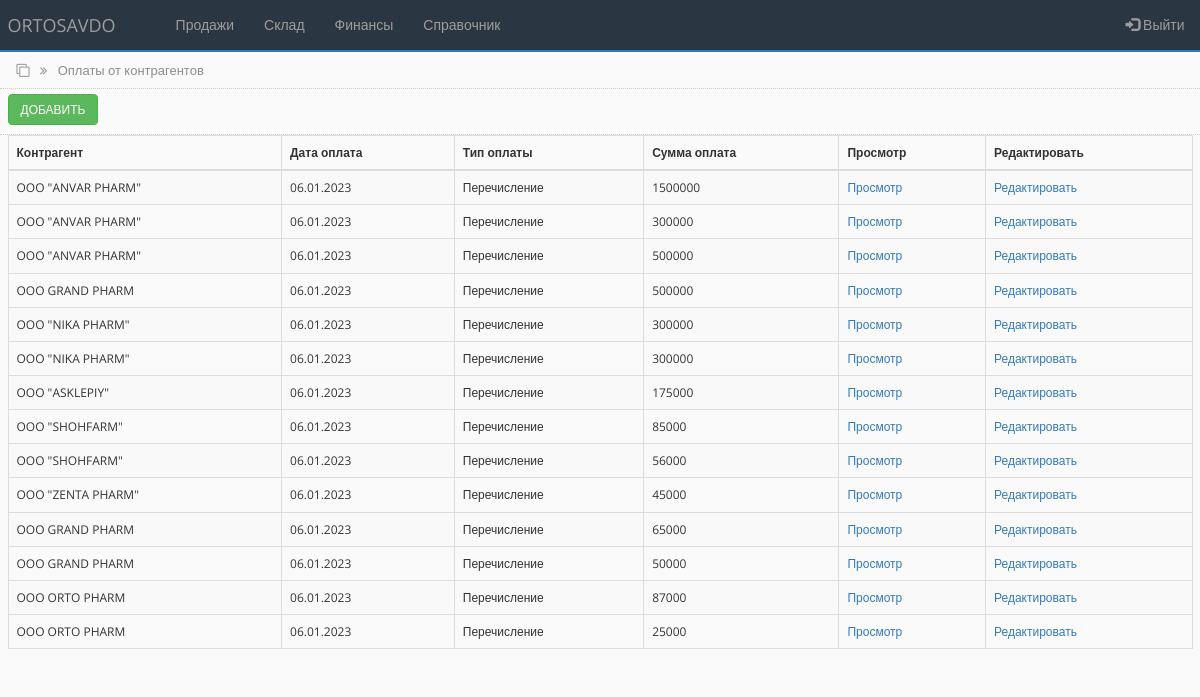
Page /prepayment_list.php (signed in) on the committed database.
### tables this page shows
CREATE TABLE `prepayments` (
  `id` int(50) NOT NULL,
  `id_counterpartie` int(50) NOT NULL,
  `prepayment_date` date NOT NULL,
  `prepayment_sum` int(250) NOT NULL,
  `payment_type` varchar(250) NOT NULL,
  `status` int(100) NOT NULL DEFAULT '0'
);

CREATE TABLE `counterparties_tbl` (
  `id` int(255) NOT NULL,
  `name` varchar(250) NOT NULL,
  `alternative_name` varchar(250) NOT NULL,
  `inn` varchar(255) NOT NULL,
  `nds` varchar(255) NOT NULL,
  `raschetny_schet` varchar(255) NOT NULL,
  `mfo` varchar(100) NOT NULL,
  `address` varchar(250) NOT NULL,
  `contact` varchar(250) NOT NULL,
  `director` varchar(250) NOT NULL,
  `accountant` varchar(250) NOT NULL
);

### bot_lib.php (called while the page is built, shortened)
<?php
function get_contractor($connect, $contractor_id){
	$query = "SELECT * FROM counterparties_tbl WHERE id='$contractor_id'";
	$result = mysqli_query($connect, $query);
	$contractor = mysqli_fetch_assoc($result);
	return $contractor;
}
?>

### prepayment_list.php (the view, shortened to what this page needs)
<?php
include('settings.php');
include('bot_lib.php');
$query = "SELECT * FROM prepayments WHERE status='0' ORDER BY id DESC";
$rs_result = mysqli_query ($connect, $query);
?>
<!DOCTYPE html>
<html lang="ru">
<head>
    <link rel="stylesheet" href="https://maxcdn.bootstrapcdn.com/bootstrap/3.4.1/css/bootstrap.min.css">
    <link rel="stylesheet" href="https://cdnjs.cloudflare.com/ajax/libs/font-awesome/4.7.0/css/font-awesome.min.css">
    <link rel="stylesheet" href="css/bootstrap-grid.min.css">
    <link rel="stylesheet" href="css/style.css">
</head>
<body>
<?php include 'partSite/nav.php'; ?>
<div class="page_name">
    <div class="container-fluid">
        <i class="fa fa-clone" aria-hidden="true"></i>
        <i class="fa fa-angle-double-right right_cus"></i>
        <span class="right_cus">Оплаты от контрагентов</span>
    </div>
</div>
<div class="toolbar">
        <div class="container-fluid">
           <a href="prepayment_add.php"> <button type="button" class="btn btn-success">Добавить</button> </a>
        </div>
</div>
<div class="all_table">
    <div class="container-fluid">
        <table class="table table-striped table-bordered">
        <thead>
            <tr>
            <th scope="col">Контрагент</th>
            <th scope="col">Дата оплата</th>
            <th scope="col">Тип оплаты</th>
            <th scope="col">Сумма оплата</th>
            <th scope="col">Просмотр</th>
            <th scope="col">Редактировать</th>
            </tr>
        </thead>
        <tbody>
        <?php
            while ($row = mysqli_fetch_array($rs_result)) {
        ?>
            <tr>
            <td><?php $user = get_contractor($connect, $row["id_counterpartie"]); echo $user["name"];?></td>
            <td><?php echo $date = date("d.m.Y", strtotime($row["prepayment_date"])); ?></td>
            <td><?php echo $row['payment_type']?></td>
            <td><?php echo $row['prepayment_sum']?></td>
            <td><a href="view_prod.php">Просмотр</a></td>
            <td><a href="edit_pro.php">Редактировать</a></td>
            </tr>
        <?php
            };
        ?>
        </tbody>
        </table>
    </div>
</div>
</body>
</html>

### css/style.css (style rules this page uses)
* { box-sizing:border-box;margin:0;padding:0;transition:all 0.01s }
body { background-color:#FAFAFB;font-family:"Open Sans",sans-serif;font-size:12px }
.page_name { width:100%;height:37px;padding:9px;margin-top:-20px;border-bottom:1px dotted #CDCDCD;color:#8d8d8d;font-size:13px }
.right_cus { margin-left:7px }
.toolbar { width:100%;height:46px;margin:0;padding:5px 0;border-bottom:1px dotted #CDCDCD }
.toolbar .btn { text-transform:uppercase;font-size:12px }
.table { padding-top:10px }

### rows in the picture
prepayments: counterparties_tbl.name "OOO \"ANVAR PHARM\"", prepayment_date "06.01.2023", payment_type "Перечисление", prepayment_sum "1500000"
prepayments: counterparties_tbl.name "OOO \"ANVAR PHARM\"", prepayment_date "06.01.2023", payment_type "Перечисление", prepayment_sum "300000"
prepayments: counterparties_tbl.name "OOO \"ANVAR PHARM\"", prepayment_date "06.01.2023", payment_type "Перечисление", prepayment_sum "500000"
prepayments: counterparties_tbl.name "OOO GRAND PHARM", prepayment_date "06.01.2023", payment_type "Перечисление", prepayment_sum "500000"
prepayments: counterparties_tbl.name "OOO \"NIKA PHARM\"", prepayment_date "06.01.2023", payment_type "Перечисление", prepayment_sum "300000"
prepayments: counterparties_tbl.name "OOO \"NIKA PHARM\"", prepayment_date "06.01.2023", payment_type "Перечисление", prepayment_sum "300000"
prepayments: counterparties_tbl.name "OOO \"ASKLEPIY\"", prepayment_date "06.01.2023", payment_type "Перечисление", prepayment_sum "175000"
prepayments: counterparties_tbl.name "OOO \"SHOHFARM\"", prepayment_date "06.01.2023", payment_type "Перечисление", prepayment_sum "85000"
prepayments: counterparties_tbl.name "OOO \"SHOHFARM\"", prepayment_date "06.01.2023", payment_type "Перечисление", prepayment_sum "56000"
prepayments: counterparties_tbl.name "OOO \"ZENTA PHARM\"", prepayment_date "06.01.2023", payment_type "Перечисление", prepayment_sum "45000"
prepayments: counterparties_tbl.name "OOO GRAND PHARM", prepayment_date "06.01.2023", payment_type "Перечисление", prepayment_sum "65000"
prepayments: counterparties_tbl.name "OOO GRAND PHARM", prepayment_date "06.01.2023", payment_type "Перечисление", prepayment_sum "50000"
prepayments: counterparties_tbl.name "OOO ORTO PHARM", prepayment_date "06.01.2023", payment_type "Перечисление", prepayment_sum "87000"
prepayments: counterparties_tbl.name "OOO ORTO PHARM", prepayment_date "06.01.2023", payment_type "Перечисление", prepayment_sum "25000"
